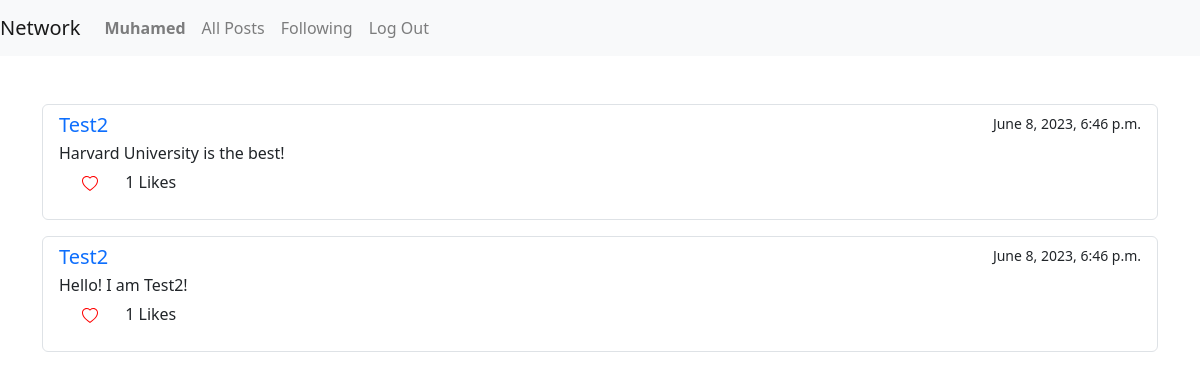
Page /following (signed in) on the committed database.
### network/models.py (models this page shows)
class User(AbstractUser):
    pass

class Post(models.Model):
    user = models.ForeignKey("User", on_delete=models.CASCADE, related_name="post_user")
    body = models.CharField(max_length=5000)
    timestamp = models.DateTimeField(auto_now_add=True)
    like = models.IntegerField(default=0)

### network/views.py (the view)
# urls.py: path("following", views.following, name="following"),
def following(request):
    if not request.user.is_authenticated:
        try:
            posts = Post.objects.all()
            posts = posts.order_by("-timestamp").all()
        except Post.DoesNotExist:
            return render(request, "network/index.html",{
                "not_exist": True,
            })
        page = request.GET.get('page')
        paginator = Paginator(posts, 10)
        try:
            post = paginator.page(page)
        except PageNotAnInteger:
            post = paginator.page(1)
        except EmptyPage:
            post = paginator.page(paginator.num_pages)
        return render(request, "network/index.html", {
            "posts": post,
        })
    else:
        try:
            all_posts_following = Followers.objects.filter(follower_id = request.user.id)
            post_set = set()
            for n in range(all_posts_following.count()):
                post_set.add(all_posts_following[n].unique)
            post_list = (list(post_set))
            posts = Post.objects.filter(user__in=post_list)
            posts = posts.order_by("-timestamp").all()
            if posts:
                no_post = False
            else:
                no_post = True
            page = request.GET.get('page')
            paginator = Paginator(posts, 10)
            try:
                post = paginator.page(page)
            except PageNotAnInteger:
                post = paginator.page(1)
            except EmptyPage:
                post = paginator.page(paginator.num_pages)
        except Followers.DoesNotExist:
            no_post = True
        return render(request, "network/following.html", {
            "posts": post,
            "no_post": no_post,
        })

### network/templates/network/following.html (shortened to what this page needs)
{% extends "network/layout.html" %}
{% block body %}
    {% if user.is_authenticated %}
        {% if no_post %}
            <div class="container-lg mt-5">
                <ul class="list-group mt-5">
                    <li class="list-group-item d-flex justify-content-between align-items-center">
                        <div class="fw-bold">You don't follow anyone!</div>
                    </li>
                </ul>
            </div>
        {% else %}
            <div class="container-lg mt-5">
                {% for post in posts %}
                    <div class="list-group mb-3">
                        <div class="list-group-item list-group-item-action {{ post.pk }}">
                            <form action="{% url 'post' post.pk %}" method="post">
                                <div class="d-flex w-100 justify-content-between">
                                    <a class="text-decoration-none" href="{% url 'user' post.user_id %}">
                                        <h5 class="mb-1">{{ post.user.username }}</h5>
                                    </a>
                                    <small class="fw-lighter">{{ post.timestamp }}</small>
                                </div>
                                <p class="fw-medium mb-1" id="post_{{ post.pk }}">{{post.body}}</p>
                                {% if user.is_authenticated %}
                                    <p>
                                        <form action="{% url 'like' post.pk %}" method="post">
                                            <button class="like" id="like_{{ post.pk }}" style="border: 0; background-color: transparent;" type="submit" name="like" value="{{ post.pk }}">
                                            </button>
                                            <span id="like_count_{{ post.pk }}">{{ post.like }}</span> Likes
                                        </form>
                                    </p>
                                {% endif %}
                            </form>
                        </div>
                    </div>
                {% endfor %}
            </div>
        {% endif %}
    {% endif %}
{% endblock %}

### network/templates/network/layout.html (shortened to what this page needs)
{% load static %}
<!DOCTYPE html>
<html lang="en">
    <head>
        <link rel="stylesheet" href="https://stackpath.bootstrapcdn.com/bootstrap/4.4.1/css/bootstrap.min.css">
        <link href="{% static 'network/styles.css' %}" rel="stylesheet">
        <link href="https://cdn.jsdelivr.net/npm/bootstrap@5.3.0/dist/css/bootstrap.min.css" rel="stylesheet">
        <link rel="stylesheet" href="https://cdn.jsdelivr.net/npm/bootstrap-icons@1.10.5/font/bootstrap-icons.css">
  </head>
    </head>
    <body>
        <nav class="navbar navbar-expand-lg navbar-light bg-light ">
            <a class="navbar-brand" href="#">Network</a>
            <div>
              <ul class="navbar-nav mr-auto">
                {% if user.is_authenticated %}
                    <li class="nav-item">
                        <a class="nav-link" href="{% url 'user' request.user.id %}"><strong>{{ request.user }}</strong></a>
                    </li>
                {% endif %}
                <li class="nav-item">
                  <a class="nav-link" href="{% url 'index' %}">All Posts</a>
                </li>
                {% if user.is_authenticated %}
                    <li class="nav-item">
                        <a class="nav-link" href="{% url 'following' %}">Following</a>
                    </li>
                    <li class="nav-item">
                        <a class="nav-link" href="{% url 'logout' %}">Log Out</a>
                    </li>
                {% endif %}
              </ul>
            </div>
          </nav>
        <div class="body">
            {% block body %}
            {% endblock %}
        </div>
    </body>
</html>

### rows in the picture
User: user "Muhamed"
Post: user.username "Test2", timestamp "June 8, 2023, 6:46 p.m.", body "Harvard University is the best!", {{ post.pk }} 10 (drawn), like "1"
Post: user.username "Test2", timestamp "June 8, 2023, 6:46 p.m.", body "Hello! I am Test2!", {{ post.pk }} 9 (drawn), like "1"
